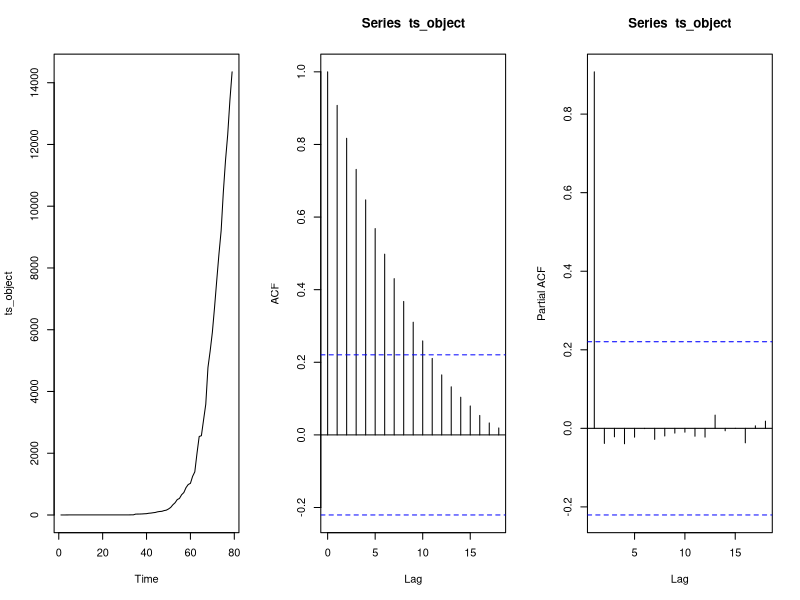
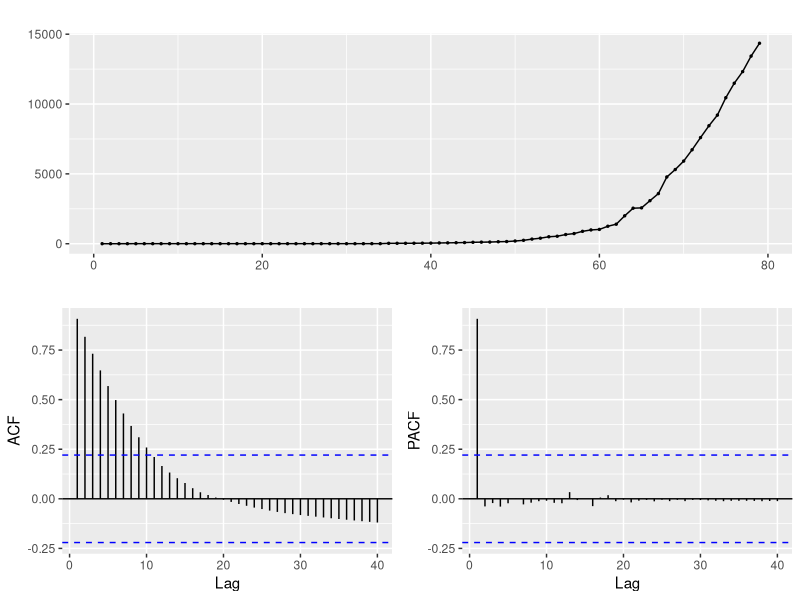
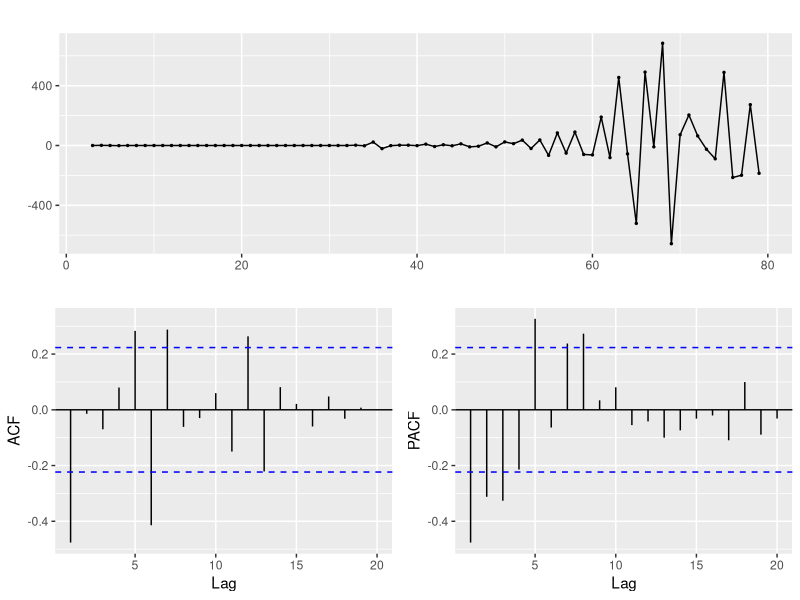
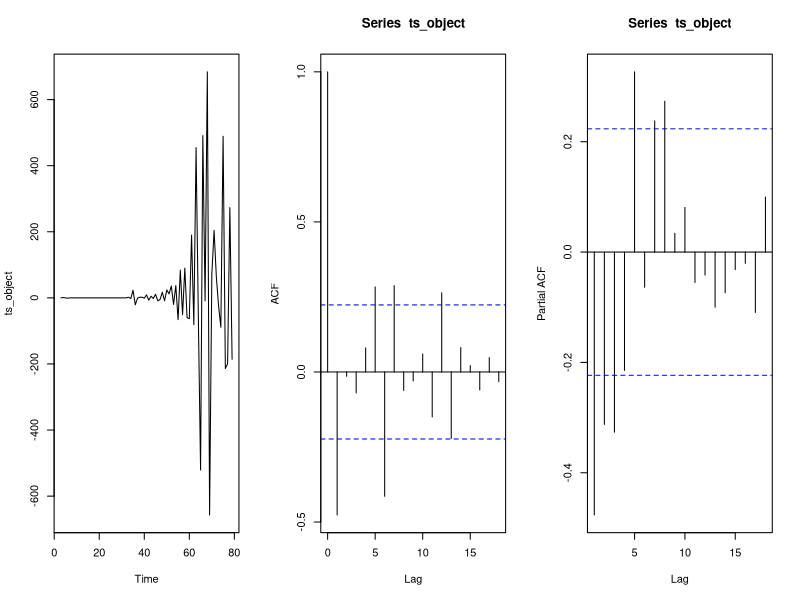
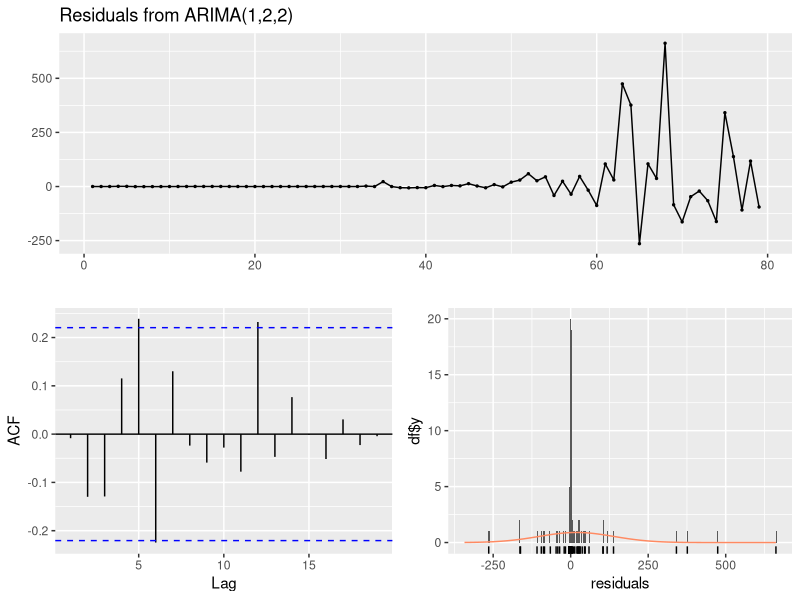
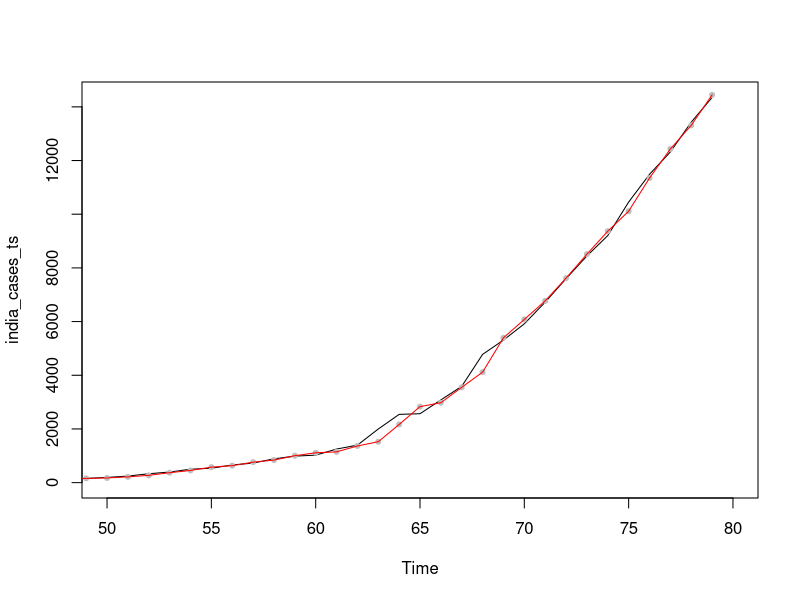
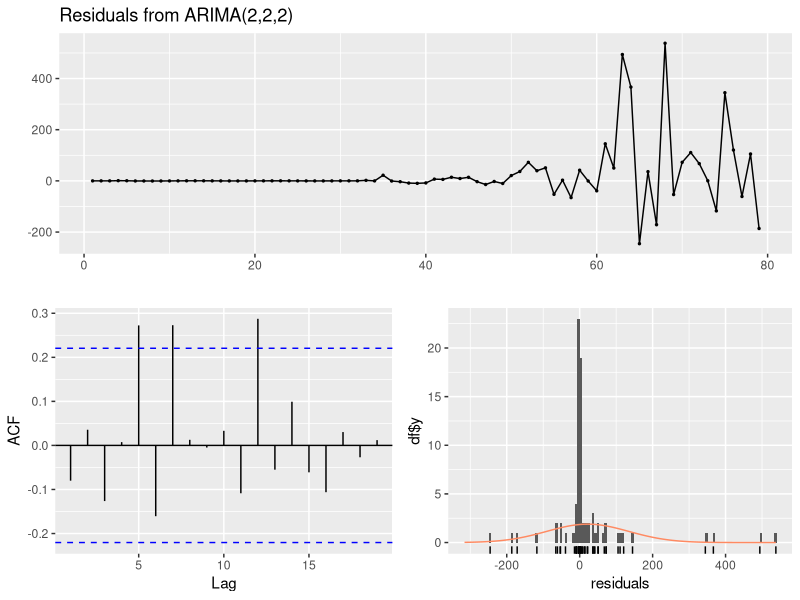
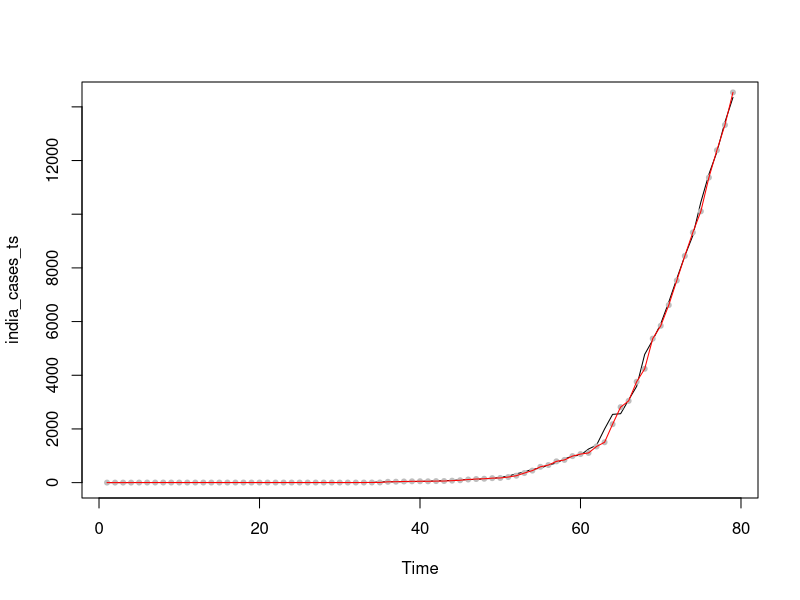

These charts were generated, in order, by the following R code:
## ---- chunk 1
library(tseries)
library(forecast)
library(dplyr)

rm(list = ls())
## ---- chunk 2
train_data <- read.csv("train.csv")
## ---- chunk 3
total_cases <- function(cname)
{
  country <- train_data[train_data$Country_Region == cname,]
  
  new_cases <- country %>% dplyr::select(Date, ConfirmedCases) %>%
                              group_by(Date) %>% 
                                mutate(TotalConfirmedCases = sum(ConfirmedCases)) %>%
                                  ungroup()%>%
                                    dplyr::select(Date, TotalConfirmedCases) %>% 
                                      distinct() %>% 
                                        dplyr::select(TotalConfirmedCases) %>%
                                          filter(TotalConfirmedCases > 0)

  #Reading the TS file
  original_ts <- as.ts((new_cases$TotalConfirmedCases))
  return(original_ts)
}
## ---- chunk 4
plot_ts <- function(ts_object)
{
  par(mfrow=c(1,3))
  plot(ts_object)
  acf(ts_object)
  pacf(ts_object)
  
}
## ---- chunk 5
india_cases_ts <- total_cases("India")
plot_ts(india_cases_ts)
## ---- chunk 6
adf.test(india_cases_ts)
## ---- chunk 7
india_cases_ts %>% ggtsdisplay(lag.max=40)
## ---- chunk 8
india_cases_ts %>% diff() %>% diff() %>% ggtsdisplay(lag.max = 20)
## ---- chunk 9
india_cases_ts_diff <- india_cases_ts %>% diff(differences = 2)

plot_ts(india_cases_ts_diff)

adf.test(india_cases_ts_diff)
## ---- chunk 10
auto_fit <- auto.arima(india_cases_ts)
auto_fit
Box.test(auto_fit$residuals, lag = 10, fitdf = 3)
checkresiduals(auto_fit)


par(mfrow=c(1,1))
plot(india_cases_ts, xlim = c(50,80))
points(fitted(auto_fit), pch = 20, col = "grey")
points(fitted(auto_fit), type = "l", col = "red")

## ---- chunk 11
fit1 <- arima(india_cases_ts, order = c(2,2,2))
fit1
Box.test(fit1$residuals, lag = 10, fitdf = 4)
checkresiduals(fit1)


par(mfrow=c(1,1))
plot(india_cases_ts)
points(fitted(fit1), pch = 20, col = "grey")
points(fitted(fit1), type = "l", col = "red")


## ---- chunk 12
fit2 <- arima(india_cases_ts, order = c(0,2,4))
fit2
Box.test(fit2$residuals, lag = 10, fitdf = 4)
checkresiduals(fit2)

par(mfrow=c(1,1))
plot(india_cases_ts)
points(fitted(fit2), pch = 20, col = "grey")
points(fitted(fit2), type = "l", col = "red")

## ---- chunk 13
fit3 <- arima(india_cases_ts, order = c(1,2,0))
fit3
Box.test(fit3$residuals, lag = 10, fitdf = 1)
checkresiduals(fit3)

par(mfrow=c(1,1))
plot(india_cases_ts)
points(fitted(fit3), pch = 20, col = "grey")
points(fitted(fit3), type = "l", col = "red")

## ---- chunk 14
fit4 <- arima(india_cases_ts, order = c(2,2,4))
fit4
Box.test(fit4$residuals, lag = 10, fitdf = 6)
checkresiduals(fit4)

par(mfrow=c(1,1))
plot(india_cases_ts, xlim = c(50,80))
points(fitted(fit4), pch = 20, col = "grey")
points(fitted(fit4), type = "l", col = "red")

## ---- chunk 15
fit5 <- arima(india_cases_ts, order = c(4,2,4))
fit5
Box.test(fit5$residuals, lag = 10, fitdf = 8)
checkresiduals(fit5)

par(mfrow=c(1,1))
plot(india_cases_ts)
points(fitted(fit5), pch = 20, col = "grey")
points(fitted(fit5), type = "l", col = "red")

## ---- chunk 16
#Variable importance of ARIMA(1,2,2)
(1-pnorm(abs(auto_fit$coef)/sqrt(diag(auto_fit$var.coef))))*2
#Variable importane of ARIMA(2,2,4)
(1-pnorm(abs(fit4$coef)/sqrt(diag(fit4$var.coef))))*2

## ---- chunk 17
par(mfrow = c(1,2))
plot(forecast(auto_fit, h = 10))
plot(forecast(fit4, h = 10))

forecast(auto_fit, h = 10)
forecast(fit4, h = 10)

## ---- chunk 18
india_cases_ts %>% log() %>% ggtsdisplay(lag.max=40)
## ---- chunk 19
india_cases_ts %>% log() %>% diff() %>% ggtsdisplay(lag.max=40)
## ---- chunk 20
auto.arima(india_cases_ts %>% log())
## ---- chunk 21
total_cases_new <- function(cname)
{
  country <- train_data[train_data$Country_Region == cname,]
  
  new_cases <- country %>% dplyr::select(Date, ConfirmedCases) %>%
                              group_by(Date) %>% 
                                mutate(TotalConfirmedCases = sum(ConfirmedCases)) %>%
                                  ungroup()%>%
                                    dplyr::select(Date, TotalConfirmedCases) %>% 
                                      distinct() %>%
                                          filter(TotalConfirmedCases > 0)

  #Reading the TS file
  return(new_cases)
}
